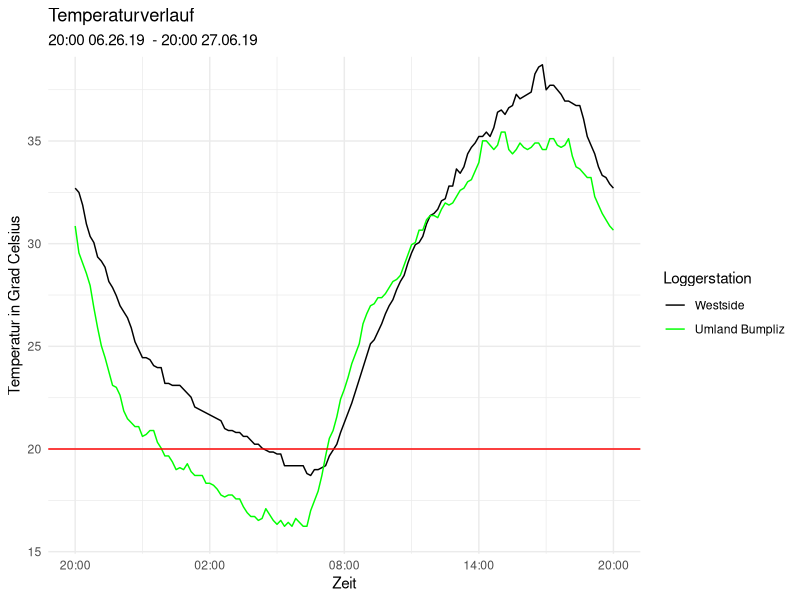

The R script that drew this image: (Note: this script raises an error after producing the figure.)
# install libraries
library("ggplot2")
library("tidyverse")

# SET WORKING DIRECTORY
setwd(dirname(rstudioapi::getActiveDocumentContext()$path))

loggers <- read.csv(file = "Formatted Data/log.csv", sep=";")
time <- loggers$Time_HH

# log_A should be the "urban" one. Title is also the filename.
plot_temp_comparison <-
	function(time, log_A, log_B, log_C=NULL, station_A, station_B, station_C=NULL) {

		if(is.null(log_C)){
		  outfile = paste("Temperaturverlauf/", station_A, station_B, ".png", sep = "_")
			data <- data.frame(time, log_A, log_B)
			ggplot(data, aes(x = time, y = log_A, group = 1)) +
				geom_line(aes(y = log_A, color = "black")) +
				geom_line(aes(y = log_B, color = "green")) +
				theme_minimal() +
				coord_cartesian(ylim = c(16, 38)) +
				scale_x_continuous(labels = c("20:00", "02:00", "08:00", "14:00", "20:00"), 
				                   breaks = c(20,26,32,38,44)) +
			  scale_colour_manual(name = "Loggerstation", values = c("black","green"), labels = c(station_A, station_B)) +
			  geom_hline(yintercept = 20, color="red") +
			  labs(
					y = "Temperatur in Grad Celsius",
					x = "Zeit",
					title = "Temperaturverlauf",
					subtitle = "20:00 06.26.19  - 20:00 27.06.19 "
				) + ggsave(outfile, dpi = "print")
		} else {
		  outfile = paste("Temperaturverlauf/", station_A, station_B, station_C, ".png", sep = "_")
			data <- data.frame(time, log_A, log_B, log_C)
			ggplot(data, aes(x = time, y = log_A, group = 1)) +
				geom_line(aes(y = log_A, color = "black")) +
				geom_line(aes(y = log_B, color = "blue")) +
				geom_line(aes(y = log_C, color = "green")) +
				theme_minimal() +
				coord_cartesian(ylim = c(16, 38)) +
			  scale_x_continuous(labels = c("20:00", "02:00", "08:00", "14:00", "20:00"), 
			                     breaks = c(20,26,32,38,44)) +
			  scale_color_manual(name = "Loggerstation", values = c("black", "blue", "green"), labels = c(station_A, station_B, station_C)) +
			  geom_hline(yintercept = 20, color="red") +
			  labs(
					y = "Temperatur in Grad Celsius",
					x = "Zeit",
					title = "Temperaturverlauf",
					subtitle = "20:00 06.26.19  - 20:00 27.06.19 "
				) + ggsave(outfile, dpi = "print")
		}
	}

# Westside vs. Land
plot_temp_comparison(time, loggers$Log_61, loggers$Log_52, station_A="Westside", station_B="Umland Bumpliz")

# Inselspital vs. Bremgartenfriedhof vs. Bremgartenwald
plot_temp_comparison(time, loggers$Log_26, loggers$Log_9, loggers$Log_32, station_A="Inselspital", station_B="Bremgartenfriedhof", station_C="Bremgartenwald")

# Europaplatz vs. Schlossmatte Familiengärten
plot_temp_comparison(time, loggers$Log_2, loggers$Log_59, station_A="Europaplatz", station_B="Schlossmatte Familiengarten")

# Viktoriarein vs. Kasernenareal
plot_temp_comparison(time, loggers$Log_36, loggers$Log_34, station_A="Viktoriarein", station_B="Kasernenareal")

# Galgenfeld Neubausidelung vs. Galgenfeldindustrie vs. Rosengarten
plot_temp_comparison(time, loggers$Log_19, loggers$Log_30, loggers$Log_17, station_A="Galgenfeld Neubausiedlung", station_B="Galgenfeldindustrie", station_C="Rosengarten")

# Helvetiaplatz vs. Egelsee-Siedlung  vs.  Egelsee
plot_temp_comparison(time, loggers$Log_14, loggers$Log_12, loggers$Log_13, station_A="Helvetiaplatz", station_B="Egelsee Siedlung", station_C="Egelsee")

# Thunplatz vs. Dalholzli-Wald
plot_temp_comparison(time, loggers$Log_82, loggers$Log_33, station_A="Thunplatz", station_B="Dalholzli-Wald")
